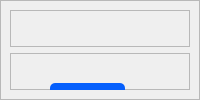
            <widget class="QWidget" name="page_areaIndividual">
             <layout class="QVBoxLayout" name="verticalLayout_16">
              <property name="spacing">
               <number>0</number>
              </property>
              <property name="leftMargin">
               <number>0</number>
              </property>
              <property name="topMargin">
               <number>0</number>
              </property>
              <property name="rightMargin">
               <number>0</number>
              </property>
              <property name="bottomMargin">
               <number>0</number>
              </property>
              <item>
               <widget class="QFrame" name="frame_10">
                <property name="frameShape">
                 <enum>QFrame::StyledPanel</enum>
                </property>
                <property name="frameShadow">
                 <enum>QFrame::Raised</enum>
                </property>
                <layout class="QVBoxLayout" name="verticalLayout_22">
                 <item>
                  <widget class="QFrame" name="frame_32">
                   <property name="maximumSize">
                    <size>
                     <width>16777215</width>
                     <height>100</height>
                    </size>
                   </property>
                   <property name="frameShape">
                    <enum>QFrame::StyledPanel</enum>
                   </property>
                   <property name="frameShadow">
                    <enum>QFrame::Raised</enum>
                   </property>
                   <widget class="QLabel" name="label_nombre_area">
                    <property name="geometry">
                     <rect>
                      <x>150</x>
                      <y>50</y>
                      <width>211</width>
                      <height>40</height>
                     </rect>
                    </property>
                    <property name="minimumSize">
                     <size>
                      <width>211</width>
                      <height>0</height>
                     </size>
                    </property>
                    <property name="maximumSize">
                     <size>
                      <width>120</width>
                      <height>40</height>
                     </size>
                    </property>
                    <property name="font">
                     <font>
                      <family>Cairo</family>
                      <pointsize>20</pointsize>
                      <weight>75</weight>
                      <bold>true</bold>
                     </font>
                    </property>
                    <property name="styleSheet">
                     <string notr="true">color: #282830 ;
border: none</string>
                    </property>
                    <property name="text">
                     <string>Nombre Área</string>
                    </property>
                    <property name="alignment">
                     <set>Qt::AlignCenter</set>
                    </property>
                   </widget>
                   <widget class="QPushButton" name="btn_nuevaEstanteria">
                    <property name="geometry">
                     <rect>
                      <x>370</x>
                      <y>60</y>
                      <width>121</width>
                      <height>26</height>
                     </rect>
                    </property>
                    <property name="minimumSize">
                     <size>
                      <width>0</width>
                      <height>26</height>
                     </size>
                    </property>
                    <property name="font">
                     <font>
                      <family>Cairo SemiBold</family>
                      <pointsize>10</pointsize>
                      <weight>75</weight>
                      <bold>true</bold>
                     </font>
                    </property>
                    <property name="cursor">
                     <cursorShape>PointingHandCursor</cursorShape>
                    </property>
                    <property name="styleSheet">
                     <string notr="true">QPushButton{
background-color: #055ffc;
color:#fff;
border-radius: 5px;
text-align:center;
}

QPushButton:hover{

}</string>
                    </property>
                    <property name="text">
                     <string>Nueva Estantería</string>
                    </property>
                    <property name="icon">
                     <iconset>
                      <normaloff>:/img/plus.png</normaloff>:/img/plus.png</iconset>
                    </property>
                    <property name="iconSize">
                     <size>
                      <width>13</width>
                      <height>13</height>
                     </size>
                    </property>
                   </widget>
                   <widget class="QPushButton" name="btn_newPosicion">
                    <property name="geometry">
                     <rect>
                      <x>500</x>
                      <y>60</y>
                      <width>121</width>
                      <height>26</height>
                     </rect>
                    </property>
                    <property name="minimumSize">
                     <size>
                      <width>0</width>
                      <height>26</height>
                     </size>
                    </property>
                    <property name="font">
                     <font>
                      <family>Cairo SemiBold</family>
                      <pointsize>10</pointsize>
                      <weight>75</weight>
                      <bold>true</bold>
                     </font>
                    </property>
                    <property name="cursor">
                     <cursorShape>PointingHandCursor</cursorShape>
                    </property>
                    <property name="styleSheet">
                     <string notr="true">QPushButton{
background-color: #055ffc;
color:#fff;
border-radius: 5px;
text-align:center;
}

QPushButton:hover{

}</string>
                    </property>
                    <property name="text">
                     <string>Nueva Posición</string>
                    </property>
                    <property name="icon">
                     <iconset>
                      <normaloff>:/img/plus.png</normaloff>:/img/plus.png</iconset>
                    </property>
                    <property name="iconSize">
                     <size>
                      <width>13</width>
                      <height>13</height>
                     </size>
                    </property>
                   </widget>
                  </widget>
                 </item>
                 <item>
                  <widget class="QFrame" name="frame_11">
                   <property name="frameShape">
                    <enum>QFrame::StyledPanel</enum>
                   </property>
                   <property name="frameShadow">
                    <enum>QFrame::Raised</enum>
                   </property>
                   <widget class="QFrame" name="frame_area">
                    <property name="geometry">
                     <rect>
                      <x>190</x>
                      <y>40</y>
                      <width>591</width>
                      <height>400</height>
                     </rect>
                    </property>
                    <property name="minimumSize">
                     <size>
                      <width>500</width>
                      <height>350</height>
                     </size>
                    </property>
                    <property name="maximumSize">
                     <size>
                      <width>600</width>
                      <height>400</height>
                     </size>
                    </property>
                    <property name="styleSheet">
                     <string notr="true">border: 2px solid black</string>
                    </property>
                    <property name="frameShape">
                     <enum>QFrame::StyledPanel</enum>
                    </property>
                    <property name="frameShadow">
                     <enum>QFrame::Raised</enum>
                    </property>
                    <layout class="QGridLayout" name="gridLayout_2"/>
                   </widget>
                   <widget class="QPushButton" name="pushButton">
                    <property name="geometry">
                     <rect>
                      <x>40</x>
                      <y>30</y>
                      <width>75</width>
                      <height>23</height>
                     </rect>
                    </property>
                    <property name="styleSheet">
                     <string notr="true">QPushButton{
background-color: #055ffc;
color:#fff;
border-radius: 5px;
text-align:center;
}

QPushButton:hover{

}</string>
                    </property>
                    <property name="text">
                     <string>volver</string>
                    </property>
                   </widget>
                  </widget>
                 </item>
                </layout>
               </widget>
              </item>
             </layout>
            </widget>
